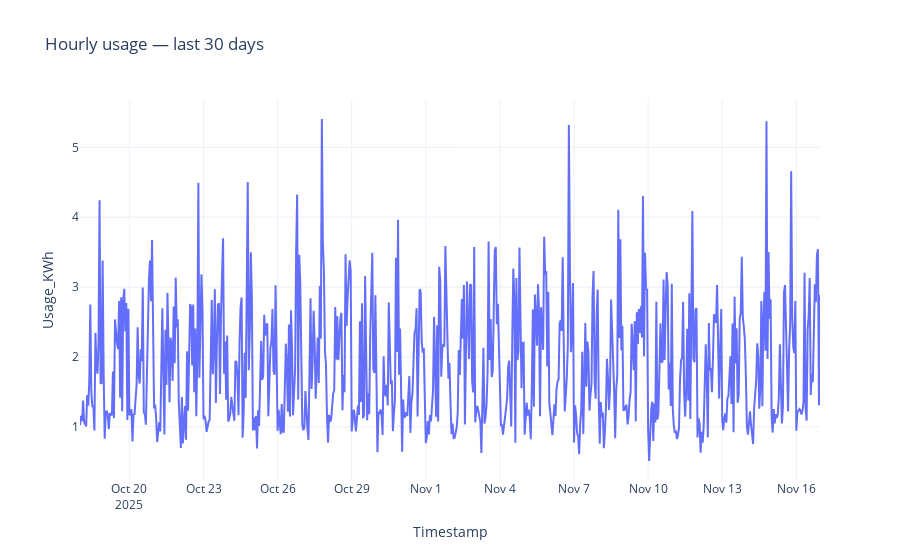

Source (notebook cell):
### Code cell
# Hourly time series (last 30 days) + Heatmap
# Time series
figC = px.line(hourly.tail(24*30), x="Timestamp", y="Usage_KWh", title="Hourly usage — last 30 days")
figC.show()

### Figure 1 — Plotly figure (JSON) as saved in the notebook; plotly's stock layout.template omitted (floating-point values rounded to 4 significant figures; data arrays with more than 128 entries replaced by an {"elided": "..."} marker saying what was removed)
{"data": [{"hovertemplate": "Timestamp=%{x}<br>Usage_KWh=%{y}<extra></extra>", "legendgroup": "", "line": {"color": "#636efa", "dash": "solid"}, "marker": {"symbol": "circle"}, "mode": "lines", "name": "", "orientation": "v", "showlegend": false, "type": "scatter", "x": {"elided": "720 str values"}, "xaxis": "x", "y": {"elided": "720 float values"}, "yaxis": "y"}], "layout": {"legend": {"tracegroupgap": 0}, "title": {"text": "Hourly usage — last 30 days"}, "xaxis": {"anchor": "y", "domain": [0, 1], "title": {"text": "Timestamp"}}, "yaxis": {"anchor": "x", "domain": [0, 1], "title": {"text": "Usage_KWh"}}}}
